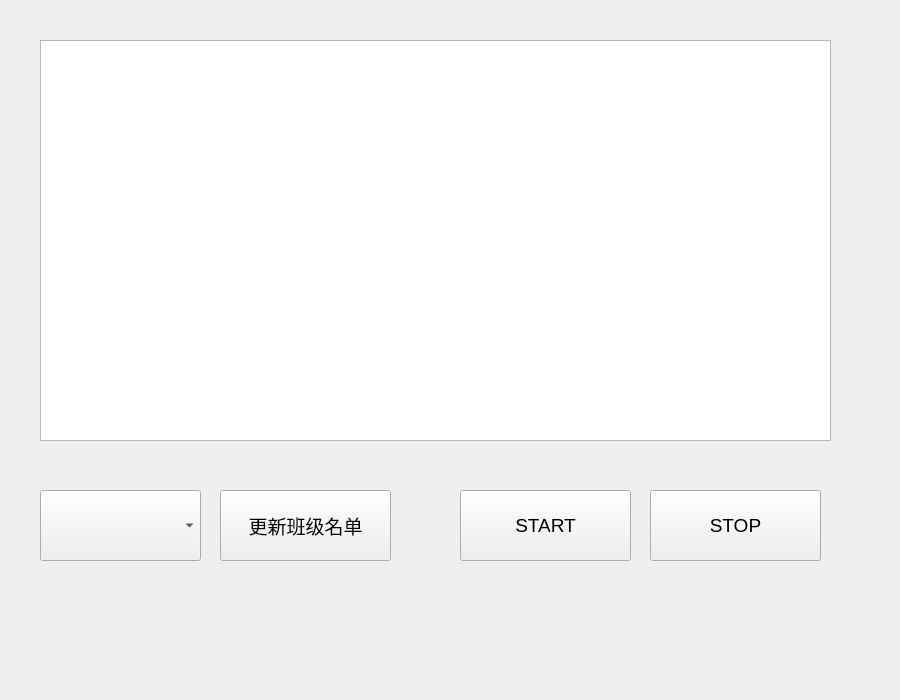
<?xml version="1.0" encoding="UTF-8"?>
<ui version="4.0">
 <class>Form</class>
 <widget class="QWidget" name="Form">
  <property name="geometry">
   <rect>
    <x>0</x>
    <y>0</y>
    <width>900</width>
    <height>700</height>
   </rect>
  </property>
  <property name="windowTitle">
   <string>Form</string>
  </property>
  <widget class="QPushButton" name="update_select_student_class_button">
   <property name="geometry">
    <rect>
     <x>220</x>
     <y>490</y>
     <width>171</width>
     <height>71</height>
    </rect>
   </property>
   <property name="font">
    <font>
     <pointsize>14</pointsize>
    </font>
   </property>
   <property name="text">
    <string>更新班级名单</string>
   </property>
  </widget>
  <widget class="QTextBrowser" name="textBrowser">
   <property name="geometry">
    <rect>
     <x>40</x>
     <y>40</y>
     <width>791</width>
     <height>401</height>
    </rect>
   </property>
  </widget>
  <widget class="QPushButton" name="start_select_student">
   <property name="geometry">
    <rect>
     <x>460</x>
     <y>490</y>
     <width>171</width>
     <height>71</height>
    </rect>
   </property>
   <property name="font">
    <font>
     <pointsize>14</pointsize>
    </font>
   </property>
   <property name="text">
    <string>START</string>
   </property>
  </widget>
  <widget class="QPushButton" name="stop_select_student">
   <property name="geometry">
    <rect>
     <x>650</x>
     <y>490</y>
     <width>171</width>
     <height>71</height>
    </rect>
   </property>
   <property name="font">
    <font>
     <pointsize>14</pointsize>
    </font>
   </property>
   <property name="text">
    <string>STOP</string>
   </property>
  </widget>
  <widget class="QComboBox" name="select_student_class_combox">
   <property name="geometry">
    <rect>
     <x>40</x>
     <y>490</y>
     <width>161</width>
     <height>71</height>
    </rect>
   </property>
   <property name="font">
    <font>
     <pointsize>14</pointsize>
    </font>
   </property>
  </widget>
 </widget>
 <resources/>
 <connections/>
</ui>
